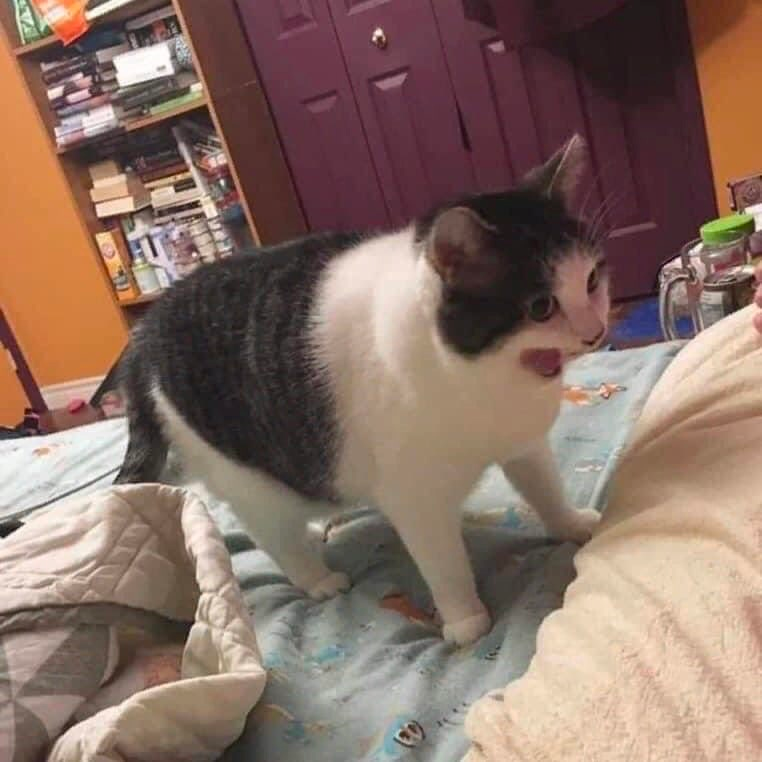
#> input picture samples/img.png, 762 x 762 px
$ python change_contrast.py ../samples/img.png
#> lines starting #> are read from the running program, lines starting #| are printed output that depends on the picture
import sys

import cv2

input_path = sys.argv[1]

img = cv2.imread(input_path)
#> img is the input picture: shape (762, 762, 3); mean B, G, R 100.3, 111.5, 136.4
contrast_factor = 0.2

clahe = cv2.createCLAHE(clipLimit=-20, tileGridSize=(8, 8))
lab = cv2.cvtColor(img, cv2.COLOR_BGR2LAB)
#> lab: shape (762, 762, 3); mean of channels 0, 1, 2 123.1, 136.7, 137.9
l, a, b = cv2.split(lab)
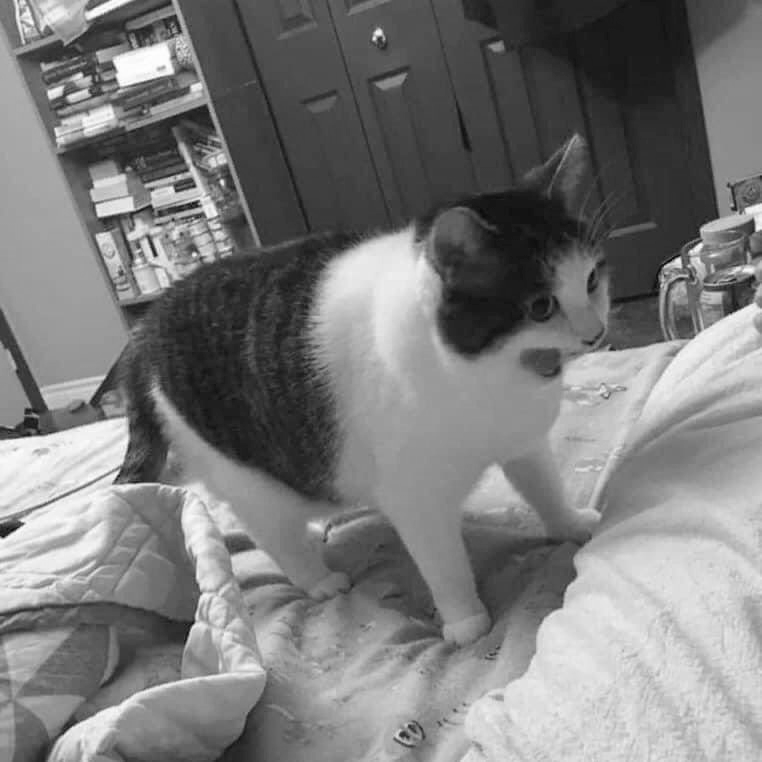
#> l: shape (762, 762); min 7, max 255, mean 123.1
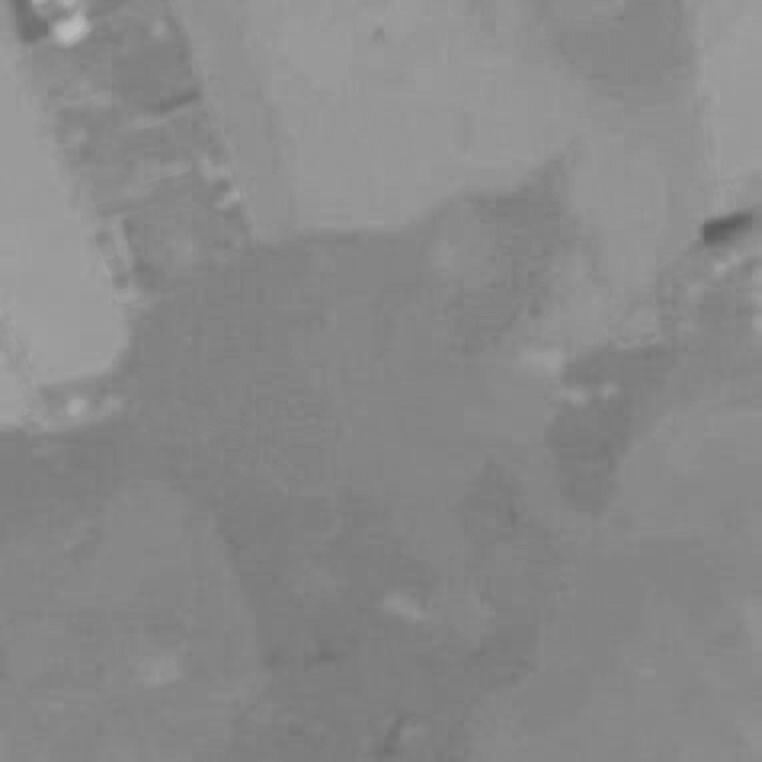
#> a: shape (762, 762); min 91, max 189, mean 136.7
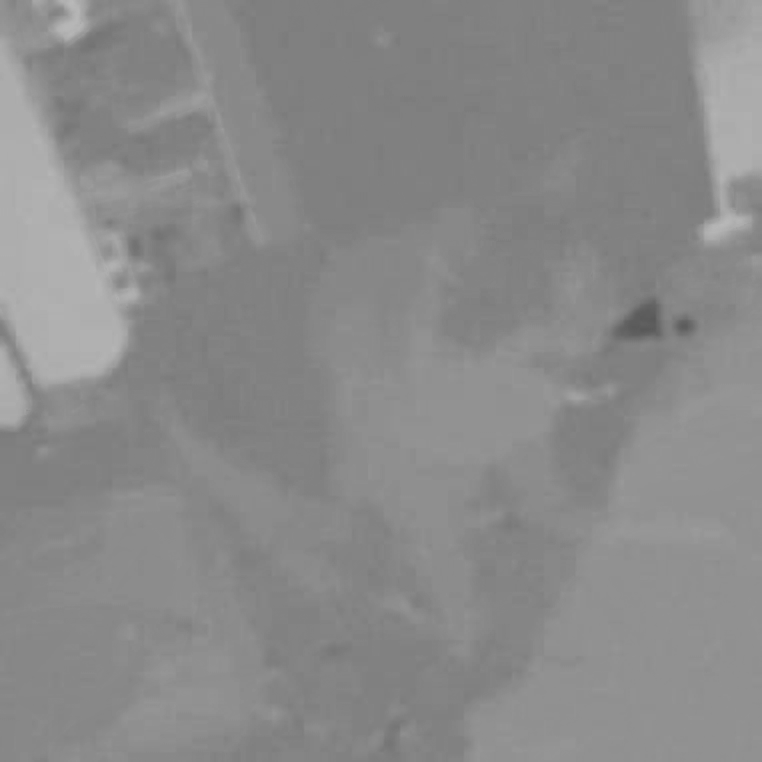
#> b: shape (762, 762); min 89, max 185, mean 137.9
lab = cv2.merge((clahe.apply(l), a, b))
#> lab: shape (762, 762, 3); mean of channels 0, 1, 2 130.7, 136.7, 137.9
result = cv2.cvtColor(lab, cv2.COLOR_LAB2BGR)
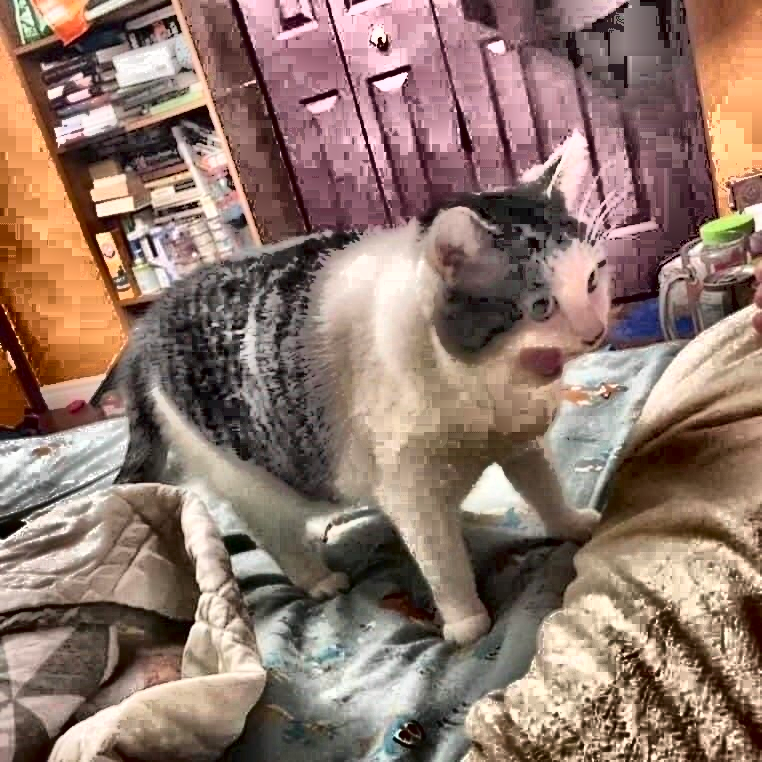
#> result: shape (762, 762, 3); mean B, G, R 108.4, 119.4, 144.1

cv2.imshow("Change contrast", result)
cv2.waitKey()
